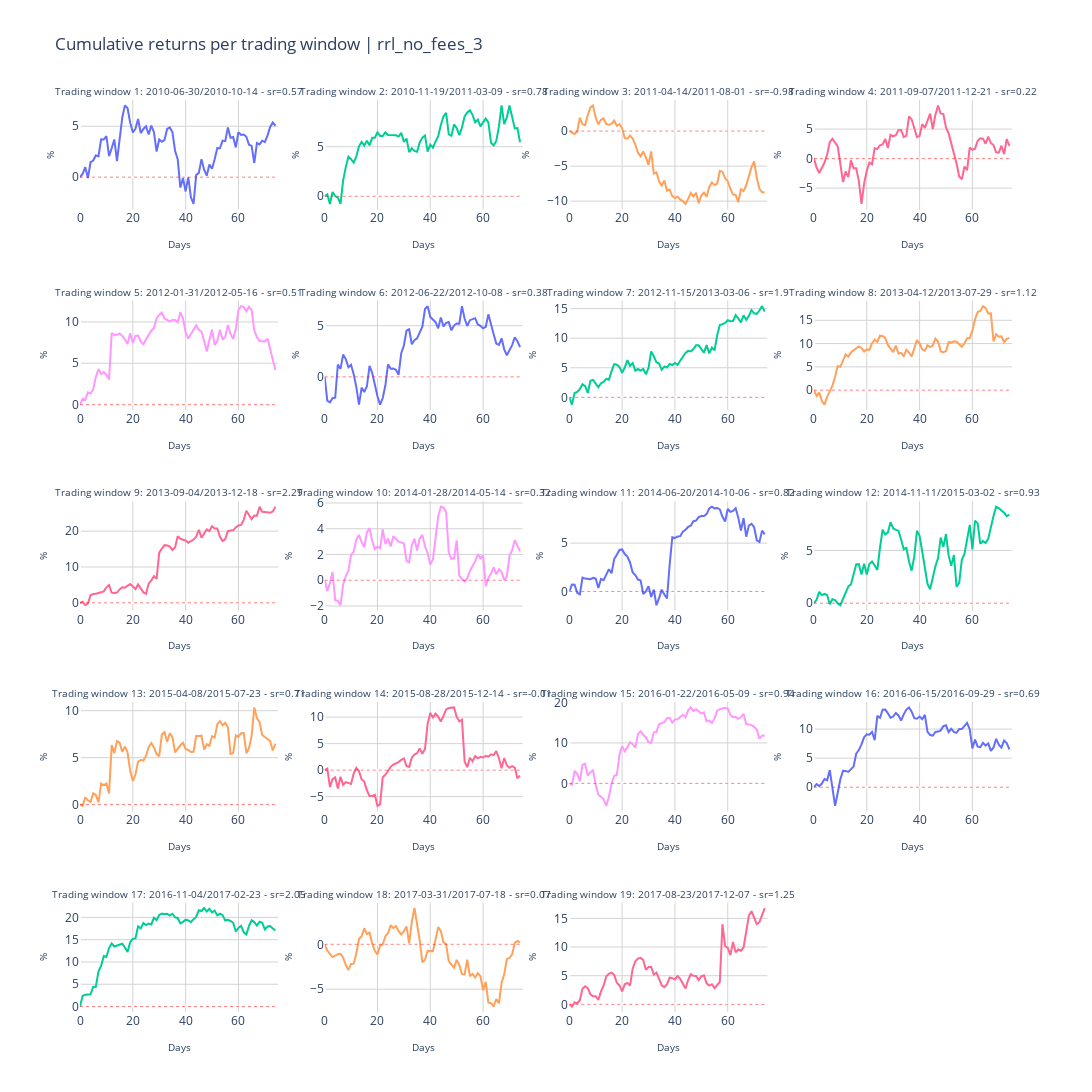

Notebook source saved alongside this figure:
### Code cell
metric ="Cumulative returns"
fig_title = f"{metric} per trading window | {setting}"

ncols = 4
nrows = generate_nrows(len(batch_names), ncols)

titles = generate_subplot_titles(batch_names)

fig = init_subplots(nrows, ncols, titles)
fig = populate_subplots(fig, df, batch_names, titles, ncols, y_varname=metric, initial_invest=initial_invest)

layout = generate_layout(
    fig_height=1200, 
    fig_width=1400, 
    fig_title=fig_title)
    
fig.update_layout(layout)

### Figure 1 — Plotly figure (JSON) as saved in the notebook; plotly's stock layout.template omitted (floating-point values rounded to 4 significant figures)
{"data": [{"name": " sr=0.57", "showlegend": false, "type": "scatter", "x": [0, 1, 2, 3, 4, 5, 6, 7, 8, 9, 10, 11, 12, 13, 14, 15, 16, 17, 18, 19, 20, 21, 22, 23, 24, 25, 26, 27, 28, 29, 30, 31, 32, 33, 34, 35, 36, 37, 38, 39, 40, 41, 42, 43, 44, 45, 46, 47, 48, 49, 50, 51, 52, 53, 54, 55, 56, 57, 58, 59, 60, 61, 62, 63, 64, 65, 66, 67, 68, 69, 70, 71, 72, 73, 74], "xaxis": "x", "y": [0, 0.319, 0.983, -0.08206, 1.467, 1.631, 2.134, 2.064, 3.724, 3.708, 4.022, 2.064, 2.835, 3.698, 1.573, 3.93, 5.844, 7.039, 6.786, 5.354, 4.395, 4.742, 5.71, 4.325, 4.735, 4.994, 4.194, 5.068, 4.42, 2.516, 3.705, 3.478, 3.658, 4.728, 4.882, 4.425, 2.599, 1.774, -1.025, -0.1097, -1.401, -0.02688, -1.982, -2.632, 0.2154, 0.4232, 1.771, 0.7338, 0.1432, 1.234, 0.8253, 1.758, 2.854, 2.834, 3.591, 3.54, 4.87, 3.871, 3.949, 2.917, 4.418, 4.142, 4.187, 3.969, 3.184, 3.068, 1.393, 3.344, 3.217, 3.58, 3.441, 4.075, 4.93, 5.361, 5.049], "yaxis": "y"}, {"line": {"color": "red", "dash": "dot", "width": 0.5}, "mode": "lines", "name": "No returns", "showlegend": false, "type": "scatter", "x": [0, 75], "xaxis": "x", "y": [0, 0], "yaxis": "y"}, {"name": " sr=0.78", "showlegend": false, "type": "scatter", "x": [0, 1, 2, 3, 4, 5, 6, 7, 8, 9, 10, 11, 12, 13, 14, 15, 16, 17, 18, 19, 20, 21, 22, 23, 24, 25, 26, 27, 28, 29, 30, 31, 32, 33, 34, 35, 36, 37, 38, 39, 40, 41, 42, 43, 44, 45, 46, 47, 48, 49, 50, 51, 52, 53, 54, 55, 56, 57, 58, 59, 60, 61, 62, 63, 64, 65, 66, 67, 68, 69, 70, 71, 72, 73, 74], "xaxis": "x2", "y": [0, 0.194, -0.7773, 0.4347, 0.02263, -0.1326, -0.7612, 1.588, 2.944, 3.992, 3.741, 3.406, 4.015, 5.041, 5.503, 5.11, 5.598, 5.147, 5.901, 5.912, 6.448, 6.094, 6.082, 6.465, 6.196, 6.158, 6.18, 6.157, 6.034, 6.404, 5.499, 5.828, 4.459, 4.842, 4.575, 4.499, 5.436, 5.92, 6.135, 4.517, 5.212, 4.909, 5.526, 6.062, 7.201, 8.065, 8.422, 6.24, 6.107, 7.252, 6.883, 6.17, 6.945, 8.062, 8.459, 8.689, 8.226, 7.454, 7.746, 7.056, 7.457, 7.839, 7.45, 5.409, 5.135, 5.598, 7.049, 9.168, 7.278, 7.972, 9.158, 8.152, 6.851, 6.884, 5.46], "yaxis": "y2"}, {"line": {"color": "red", "dash": "dot", "width": 0.5}, "mode": "lines", "name": "No returns", "showlegend": false, "type": "scatter", "x": [0, 75], "xaxis": "x2", "y": [0, 0], "yaxis": "y2"}, {"name": "0.98", "showlegend": false, "type": "scatter", "x": [0, 1, 2, 3, 4, 5, 6, 7, 8, 9, 10, 11, 12, 13, 14, 15, 16, 17, 18, 19, 20, 21, 22, 23, 24, 25, 26, 27, 28, 29, 30, 31, 32, 33, 34, 35, 36, 37, 38, 39, 40, 41, 42, 43, 44, 45, 46, 47, 48, 49, 50, 51, 52, 53, 54, 55, 56, 57, 58, 59, 60, 61, 62, 63, 64, 65, 66, 67, 68, 69, 70, 71, 72, 73, 74], "xaxis": "x3", "y": [0, -0.1782, -0.4087, -0.09486, 1.898, 0.972, 0.8351, 2.296, 3.376, 3.657, 1.896, 0.9736, 1.61, 1.803, 1.004, 0.9252, 1.014, 1.485, 0.7548, 1.006, 0.4176, -1.017, -1.064, -0.6281, -1.046, -1.936, -3.085, -3.597, -2.914, -3.745, -4.83, -2.912, -6.065, -5.886, -7.215, -7.771, -7.066, -8.506, -8.335, -9.289, -9.571, -9.331, -9.784, -9.996, -10.4, -9.679, -8.832, -9.344, -8.804, -10.3, -9.188, -8.793, -9.381, -7.982, -7.326, -7.706, -7.515, -5.695, -5.783, -6.738, -7.146, -8.236, -9.029, -9.138, -10.16, -8.287, -8.561, -7.736, -6.429, -5.156, -4.317, -6.666, -8.23, -8.728, -8.737], "yaxis": "y3"}, {"line": {"color": "red", "dash": "dot", "width": 0.5}, "mode": "lines", "name": "No returns", "showlegend": false, "type": "scatter", "x": [0, 75], "xaxis": "x3", "y": [0, 0], "yaxis": "y3"}, {"name": " sr=0.22", "showlegend": false, "type": "scatter", "x": [0, 1, 2, 3, 4, 5, 6, 7, 8, 9, 10, 11, 12, 13, 14, 15, 16, 17, 18, 19, 20, 21, 22, 23, 24, 25, 26, 27, 28, 29, 30, 31, 32, 33, 34, 35, 36, 37, 38, 39, 40, 41, 42, 43, 44, 45, 46, 47, 48, 49, 50, 51, 52, 53, 54, 55, 56, 57, 58, 59, 60, 61, 62, 63, 64, 65, 66, 67, 68, 69, 70, 71, 72, 73, 74], "xaxis": "x4", "y": [0, -1.537, -2.446, -1.553, -0.6663, 0.6959, 2.782, 3.364, 2.782, 2.066, -0.9316, -3.971, -2.175, -3.151, -0.2924, -1.622, -1.63, -3.784, -7.69, -4.226, -2.053, -0.6761, -0.9614, 1.764, 1.602, 2.257, 2.385, 3.314, 1.786, 4.032, 3.766, 3.971, 4.821, 4.853, 3.646, 3.903, 7.143, 6.641, 5.192, 3.646, 3.855, 5.829, 5.217, 6.288, 7.625, 4.982, 7.44, 8.997, 7.609, 7.579, 5.294, 4.266, 2.635, 0.8787, -0.8261, -3.023, -3.504, -1.343, -1.942, 1.899, 1.493, 1.683, 3.006, 3.448, 3.384, 2.514, 3.732, 2.619, 2.294, 1.07, 1.004, 2.18, 0.7439, 3.318, 2.152], "yaxis": "y4"}, {"line": {"color": "red", "dash": "dot", "width": 0.5}, "mode": "lines", "name": "No returns", "showlegend": false, "type": "scatter", "x": [0, 75], "xaxis": "x4", "y": [0, 0], "yaxis": "y4"}, {"name": " sr=0.51", "showlegend": false, "type": "scatter", "x": [0, 1, 2, 3, 4, 5, 6, 7, 8, 9, 10, 11, 12, 13, 14, 15, 16, 17, 18, 19, 20, 21, 22, 23, 24, 25, 26, 27, 28, 29, 30, 31, 32, 33, 34, 35, 36, 37, 38, 39, 40, 41, 42, 43, 44, 45, 46, 47, 48, 49, 50, 51, 52, 53, 54, 55, 56, 57, 58, 59, 60, 61, 62, 63, 64, 65, 66, 67, 68, 69, 70, 71, 72, 73, 74], "xaxis": "x5", "y": [0, 0.7113, 0.57, 1.492, 1.349, 1.825, 3.336, 4.296, 3.693, 3.928, 3.587, 3.044, 8.667, 8.384, 8.44, 8.61, 8.31, 7.903, 7.32, 8.623, 7.46, 8.31, 8.351, 7.604, 7.317, 7.816, 8.371, 8.975, 9.239, 10.46, 10.85, 11.13, 10.42, 10.24, 10.07, 10.24, 10.23, 9.972, 11.16, 10.43, 8.751, 7.987, 8.566, 9.055, 9.595, 9.037, 8.82, 7.717, 6.436, 7.813, 9.074, 7.224, 7.698, 9.058, 7.832, 8.193, 9.633, 8.544, 7.931, 9.112, 11.47, 11.91, 11.79, 11.28, 11.84, 11.45, 8.983, 8.155, 7.692, 7.667, 7.632, 7.987, 6.639, 5.247, 4.181], "yaxis": "y5"}, {"line": {"color": "red", "dash": "dot", "width": 0.5}, "mode": "lines", "name": "No returns", "showlegend": false, "type": "scatter", "x": [0, 75], "xaxis": "x5", "y": [0, 0], "yaxis": "y5"}, {"name": " sr=0.38", "showlegend": false, "type": "scatter", "x": [0, 1, 2, 3, 4, 5, 6, 7, 8, 9, 10, 11, 12, 13, 14, 15, 16, 17, 18, 19, 20, 21, 22, 23, 24, 25, 26, 27, 28, 29, 30, 31, 32, 33, 34, 35, 36, 37, 38, 39, 40, 41, 42, 43, 44, 45, 46, 47, 48, 49, 50, 51, 52, 53, 54, 55, 56, 57, 58, 59, 60, 61, 62, 63, 64, 65, 66, 67, 68, 69, 70, 71, 72, 73, 74], "xaxis": "x6", "y": [0, -2.33, -2.487, -2.088, -2.035, 1.202, 0.7756, 2.173, 1.738, 0.9427, 1.174, 0.2639, -1.012, -2.713, -1.05, -1.48, -0.9241, 1.079, 0.3921, -0.8191, -1.897, -2.711, -2.068, -0.8251, 1.22, 0.7879, 0.8246, 0.6868, 0.1956, 2.31, 3.062, 4.514, 4.65, 3.184, 3.587, 3.763, 4.36, 4.904, 6.629, 6.915, 5.845, 5.607, 5.344, 4.74, 5.797, 4.932, 5.274, 5.354, 4.546, 5.016, 5.215, 5.2, 6.914, 5.683, 4.974, 5.54, 5.621, 5.737, 5.119, 4.994, 4.739, 4.887, 6.109, 5.249, 4.17, 3.256, 3.126, 3.771, 2.691, 2.111, 2.587, 3.102, 3.874, 3.478, 2.903], "yaxis": "y6"}, {"line": {"color": "red", "dash": "dot", "width": 0.5}, "mode": "lines", "name": "No returns", "showlegend": false, "type": "scatter", "x": [0, 75], "xaxis": "x6", "y": [0, 0], "yaxis": "y6"}, {"name": " sr=1.9", "showlegend": false, "type": "scatter", "x": [0, 1, 2, 3, 4, 5, 6, 7, 8, 9, 10, 11, 12, 13, 14, 15, 16, 17, 18, 19, 20, 21, 22, 23, 24, 25, 26, 27, 28, 29, 30, 31, 32, 33, 34, 35, 36, 37, 38, 39, 40, 41, 42, 43, 44, 45, 46, 47, 48, 49, 50, 51, 52, 53, 54, 55, 56, 57, 58, 59, 60, 61, 62, 63, 64, 65, 66, 67, 68, 69, 70, 71, 72, 73, 74], "xaxis": "x7", "y": [0, -1.23, 0.7325, 0.9175, 1.393, 2.214, 1.881, 0.738, 2.812, 2.955, 2.308, 1.692, 2.39, 2.616, 3.122, 2.963, 4.428, 5.615, 5.508, 5.14, 4.154, 5.026, 6.279, 5.316, 5.785, 4.513, 4.784, 4.517, 4.814, 3.87, 4.971, 7.757, 6.946, 5.926, 5.72, 4.657, 5.234, 5.038, 5.637, 5.46, 5.819, 5.496, 6.188, 6.834, 7.492, 7.858, 7.756, 8.172, 8.793, 8.789, 8.217, 7.559, 8.823, 7.428, 8.425, 7.927, 10.5, 12.21, 12.38, 12.56, 13.03, 12.87, 12.91, 13.88, 13.34, 12.68, 13.87, 13.1, 13.77, 14.74, 14.21, 14.12, 14.68, 15.42, 14.49], "yaxis": "y7"}, {"line": {"color": "red", "dash": "dot", "width": 0.5}, "mode": "lines", "name": "No returns", "showlegend": false, "type": "scatter", "x": [0, 75], "xaxis": "x7", "y": [0, 0], "yaxis": "y7"}, {"name": " sr=1.12", "showlegend": false, "type": "scatter", "x": [0, 1, 2, 3, 4, 5, 6, 7, 8, 9, 10, 11, 12, 13, 14, 15, 16, 17, 18, 19, 20, 21, 22, 23, 24, 25, 26, 27, 28, 29, 30, 31, 32, 33, 34, 35, 36, 37, 38, 39, 40, 41, 42, 43, 44, 45, 46, 47, 48, 49, 50, 51, 52, 53, 54, 55, 56, 57, 58, 59, 60, 61, 62, 63, 64, 65, 66, 67, 68, 69, 70, 71, 72, 73, 74], "xaxis": "x8", "y": [0, -1.243, -0.5168, -2.342, -3.103, -1.391, -0.2496, 0.9706, 2.88, 5.175, 5.004, 6.502, 7.662, 7.181, 8.11, 8.553, 9.036, 9.407, 9.051, 8.3, 8.755, 8.631, 10.08, 10.82, 10.35, 11.7, 11.64, 11.15, 9.709, 8.908, 8.146, 9.568, 7.847, 8.021, 7.306, 8.669, 8.082, 7.231, 9.076, 10.74, 10.07, 8.751, 8.464, 9.65, 9.259, 9.621, 11.06, 10.43, 8.325, 8.157, 8.392, 10.3, 10.22, 10.48, 10.41, 9.889, 9.299, 10.07, 11.15, 11.14, 12.78, 15.23, 16.78, 17.02, 18.04, 17.66, 16.45, 16.5, 10.46, 11.99, 11.48, 11.57, 10.34, 11.03, 11.18], "yaxis": "y8"}, {"line": {"color": "red", "dash": "dot", "width": 0.5}, "mode": "lines", "name": "No returns", "showlegend": false, "type": "scatter", "x": [0, 75], "xaxis": "x8", "y": [0, 0], "yaxis": "y8"}, {"name": " sr=2.29", "showlegend": false, "type": "scatter", "x": [0, 1, 2, 3, 4, 5, 6, 7, 8, 9, 10, 11, 12, 13, 14, 15, 16, 17, 18, 19, 20, 21, 22, 23, 24, 25, 26, 27, 28, 29, 30, 31, 32, 33, 34, 35, 36, 37, 38, 39, 40, 41, 42, 43, 44, 45, 46, 47, 48, 49, 50, 51, 52, 53, 54, 55, 56, 57, 58, 59, 60, 61, 62, 63, 64, 65, 66, 67, 68, 69, 70, 71, 72, 73, 74], "xaxis": "x9", "y": [0, 0.285, -0.6861, -0.1911, 2.097, 2.434, 2.515, 2.656, 2.942, 3.178, 4.325, 4.963, 2.817, 2.708, 2.856, 3.741, 4.314, 4.217, 4.67, 5.249, 4.561, 3.839, 5.138, 4.06, 2.905, 2.542, 5.359, 6.26, 7.424, 6.684, 13.99, 15.12, 16.09, 16.02, 15.71, 14.75, 15.42, 18.6, 17.87, 17.62, 17.36, 16.74, 17.23, 17.65, 18.47, 20.4, 18.18, 19.42, 20.49, 20.02, 21.38, 20.75, 20.73, 18.45, 17.24, 17.81, 20.02, 20.16, 20.26, 21.06, 21.6, 21.75, 23.16, 25.72, 24.33, 23.32, 24.36, 24.32, 26.82, 25.41, 25.37, 25.23, 25.13, 25.49, 26.81], "yaxis": "y9"}, {"line": {"color": "red", "dash": "dot", "width": 0.5}, "mode": "lines", "name": "No returns", "showlegend": false, "type": "scatter", "x": [0, 75], "xaxis": "x9", "y": [0, 0], "yaxis": "y9"}, {"name": " sr=0.32", "showlegend": false, "type": "scatter", "x": [0, 1, 2, 3, 4, 5, 6, 7, 8, 9, 10, 11, 12, 13, 14, 15, 16, 17, 18, 19, 20, 21, 22, 23, 24, 25, 26, 27, 28, 29, 30, 31, 32, 33, 34, 35, 36, 37, 38, 39, 40, 41, 42, 43, 44, 45, 46, 47, 48, 49, 50, 51, 52, 53, 54, 55, 56, 57, 58, 59, 60, 61, 62, 63, 64, 65, 66, 67, 68, 69, 70, 71, 72, 73, 74], "xaxis": "x10", "y": [0, -0.8365, -0.214, 0.6355, -1.556, -1.606, -1.943, -0.3567, 0.3218, 0.7204, 1.967, 2.223, 3.178, 3.504, 2.959, 2.558, 3.715, 4.049, 3.044, 2.412, 2.616, 2.477, 3.94, 2.802, 3.241, 2.628, 3.419, 3.185, 2.995, 2.928, 2.858, 1.495, 1.397, 2.695, 3.225, 2.306, 3.25, 3.516, 2.637, 2.103, 1.208, 1.638, 3.393, 4.948, 5.706, 5.651, 5.297, 2.15, 1.647, 1.701, 3.103, 0.3569, 0.08849, -0.1017, 0.1415, 0.7242, 1.106, 1.462, 2.034, 1.704, 1.932, -0.4703, 0.1697, 0.4991, 0.9938, 0.4636, 0.8516, 0.6293, 0.006475, 0.3023, 1.878, 2.336, 3.113, 2.72, 2.243], "yaxis": "y10"}, {"line": {"color": "red", "dash": "dot", "width": 0.5}, "mode": "lines", "name": "No returns", "showlegend": false, "type": "scatter", "x": [0, 75], "xaxis": "x10", "y": [0, 0], "yaxis": "y10"}, {"name": " sr=0.82", "showlegend": false, "type": "scatter", "x": [0, 1, 2, 3, 4, 5, 6, 7, 8, 9, 10, 11, 12, 13, 14, 15, 16, 17, 18, 19, 20, 21, 22, 23, 24, 25, 26, 27, 28, 29, 30, 31, 32, 33, 34, 35, 36, 37, 38, 39, 40, 41, 42, 43, 44, 45, 46, 47, 48, 49, 50, 51, 52, 53, 54, 55, 56, 57, 58, 59, 60, 61, 62, 63, 64, 65, 66, 67, 68, 69, 70, 71, 72, 73, 74], "xaxis": "x11", "y": [0, 0.7031, 0.6893, -0.1401, -0.3031, 1.434, 1.327, 1.294, 1.264, 1.398, 1.335, 0.3575, 1.292, 1.159, 1.657, 2.302, 1.885, 3.35, 3.792, 4.291, 4.343, 3.867, 3.599, 2.998, 1.971, 1.695, 1.229, 1.14, -0.2656, -0.008619, 0.5495, -0.5723, 0.1927, -1.43, -0.6988, 0.1876, -0.3142, -0.7286, 2.762, 5.613, 5.527, 5.683, 5.718, 6.173, 6.394, 6.675, 6.806, 7.275, 7.321, 7.699, 7.796, 7.809, 7.994, 8.593, 8.764, 8.599, 8.642, 8.481, 7.719, 7.245, 8.529, 8.231, 8.335, 8.607, 7.635, 6.294, 7.598, 5.67, 6.815, 6.991, 6.646, 5.292, 5.118, 6.286, 5.913], "yaxis": "y11"}, {"line": {"color": "red", "dash": "dot", "width": 0.5}, "mode": "lines", "name": "No returns", "showlegend": false, "type": "scatter", "x": [0, 75], "xaxis": "x11", "y": [0, 0], "yaxis": "y11"}, {"name": " sr=0.93", "showlegend": false, "type": "scatter", "x": [0, 1, 2, 3, 4, 5, 6, 7, 8, 9, 10, 11, 12, 13, 14, 15, 16, 17, 18, 19, 20, 21, 22, 23, 24, 25, 26, 27, 28, 29, 30, 31, 32, 33, 34, 35, 36, 37, 38, 39, 40, 41, 42, 43, 44, 45, 46, 47, 48, 49, 50, 51, 52, 53, 54, 55, 56, 57, 58, 59, 60, 61, 62, 63, 64, 65, 66, 67, 68, 69, 70, 71, 72, 73, 74], "xaxis": "x12", "y": [0, 0.3223, 1.072, 0.7706, 0.8746, 0.7677, -0.09436, 0.373, 0.2929, -0.02393, -0.1961, 0.39, 0.9721, 1.578, 1.782, 2.648, 3.674, 3.699, 2.711, 3.75, 2.715, 3.707, 3.943, 3.579, 3.158, 5.257, 6.971, 6.524, 6.716, 7.684, 7.1, 6.952, 6.877, 6.051, 5.117, 5.251, 3.961, 3.086, 4.441, 6.874, 6.401, 4.906, 3.188, 1.82, 1.325, 2.574, 3.501, 4.286, 6.223, 5.33, 6.56, 4.534, 3.539, 4.567, 1.559, 1.92, 4.114, 4.664, 6.133, 7.436, 5.105, 7.833, 7.567, 5.628, 5.91, 5.705, 6.115, 7.263, 8.265, 9.149, 9.023, 8.799, 8.582, 8.262, 8.398], "yaxis": "y12"}, {"line": {"color": "red", "dash": "dot", "width": 0.5}, "mode": "lines", "name": "No returns", "showlegend": false, "type": "scatter", "x": [0, 75], "xaxis": "x12", "y": [0, 0], "yaxis": "y12"}, {"name": " sr=0.71", "showlegend": false, "type": "scatter", "x": [0, 1, 2, 3, 4, 5, 6, 7, 8, 9, 10, 11, 12, 13, 14, 15, 16, 17, 18, 19, 20, 21, 22, 23, 24, 25, 26, 27, 28, 29, 30, 31, 32, 33, 34, 35, 36, 37, 38, 39, 40, 41, 42, 43, 44, 45, 46, 47, 48, 49, 50, 51, 52, 53, 54, 55, 56, 57, 58, 59, 60, 61, 62, 63, 64, 65, 66, 67, 68, 69, 70, 71, 72, 73, 74], "xaxis": "x13", "y": [0, -0.1411, 0.7749, 0.4487, 0.2759, 1.199, 1.025, 0.2435, 2.234, 2.073, 2.234, 1.189, 6.327, 5.482, 6.775, 6.606, 5.611, 6.176, 5.557, 3.608, 2.504, 3.198, 4.583, 4.744, 4.702, 5.177, 6.125, 6.573, 6.092, 5.376, 5.162, 7.456, 7.708, 6.671, 7.598, 7.179, 5.562, 5.988, 6.314, 6.583, 5.893, 5.821, 5.596, 5.629, 7.298, 7.313, 7.338, 5.852, 6.425, 6.251, 7.282, 7.134, 8.562, 8.893, 8.454, 8.7, 8.248, 5.394, 5.485, 7.374, 7.206, 7.606, 7.629, 5.476, 6.001, 7.333, 10.35, 9.213, 8.769, 7.413, 7.205, 7.034, 6.768, 5.76, 6.485], "yaxis": "y13"}, {"line": {"color": "red", "dash": "dot", "width": 0.5}, "mode": "lines", "name": "No returns", "showlegend": false, "type": "scatter", "x": [0, 75], "xaxis": "x13", "y": [0, 0], "yaxis": "y13"}, {"name": "0.01", "showlegend": false, "type": "scatter", "x": [0, 1, 2, 3, 4, 5, 6, 7, 8, 9, 10, 11, 12, 13, 14, 15, 16, 17, 18, 19, 20, 21, 22, 23, 24, 25, 26, 27, 28, 29, 30, 31, 32, 33, 34, 35, 36, 37, 38, 39, 40, 41, 42, 43, 44, 45, 46, 47, 48, 49, 50, 51, 52, 53, 54, 55, 56, 57, 58, 59, 60, 61, 62, 63, 64, 65, 66, 67, 68, 69, 70, 71, 72, 73, 74], "xaxis": "x14", "y": [0, 0.2753, -3.139, -1.715, -1.359, -3.448, -1.26, -2.766, -2.259, -2.432, -2.594, -0.6245, 0.4165, -0.1784, -1.745, -2.156, -3.796, -4.886, -4.892, -4.639, -6.738, -6.44, -1.35, -0.8616, -0.02691, 0.6251, 1.043, 1.284, 1.529, 1.937, 2.216, 0.781, 0.601, 2.364, 2.949, 3.189, 4.074, 3.088, 4.015, 8.772, 10.79, 9.944, 10.67, 10.05, 9.173, 10.21, 11.46, 11.71, 11.71, 11.83, 10.04, 9.214, 9.522, 1.613, 0.5684, 2.344, 1.671, 2.656, 2.237, 2.515, 2.388, 2.708, 2.535, 2.984, 2.836, 3.604, 2.251, 0.3619, 2.297, 0.8916, 0.4476, 0.7689, 0.4894, -1.532, -1.03], "yaxis": "y14"}, {"line": {"color": "red", "dash": "dot", "width": 0.5}, "mode": "lines", "name": "No returns", "showlegend": false, "type": "scatter", "x": [0, 75], "xaxis": "x14", "y": [0, 0], "yaxis": "y14"}, {"name": " sr=0.94", "showlegend": false, "type": "scatter", "x": [0, 1, 2, 3, 4, 5, 6, 7, 8, 9, 10, 11, 12, 13, 14, 15, 16, 17, 18, 19, 20, 21, 22, 23, 24, 25, 26, 27, 28, 29, 30, 31, 32, 33, 34, 35, 36, 37, 38, 39, 40, 41, 42, 43, 44, 45, 46, 47, 48, 49, 50, 51, 52, 53, 54, 55, 56, 57, 58, 59, 60, 61, 62, 63, 64, 65, 66, 67, 68, 69, 70, 71, 72, 73, 74], "xaxis": "x15", "y": [0, -0.3314, 3.056, 2.378, 0.5131, 4.593, 4.871, 1.958, 2.71, 3.303, -0.4227, -2.825, -3.339, -3.952, -5.571, -3.332, -0.02772, 1.854, 2.052, 7.103, 9.163, 7.925, 8.949, 10.18, 9.701, 8.817, 12.18, 12.86, 12.0, 11.36, 10.21, 10.02, 12.58, 12.75, 14.68, 14.97, 15.15, 16.11, 16.21, 14.98, 15.8, 15.85, 16.49, 16.99, 16.33, 18.07, 18.79, 17.91, 18.33, 17.78, 17.26, 17.56, 15.34, 15.51, 14.95, 16.0, 17.99, 18.34, 18.52, 18.69, 18.51, 16.92, 16.39, 16.46, 15.96, 16.39, 17.15, 14.68, 14.59, 14.42, 13.97, 13.33, 11.07, 11.8, 11.84], "yaxis": "y15"}, {"line": {"color": "red", "dash": "dot", "width": 0.5}, "mode": "lines", "name": "No returns", "showlegend": false, "type": "scatter", "x": [0, 75], "xaxis": "x15", "y": [0, 0], "yaxis": "y15"}, {"name": " sr=0.69", "showlegend": false, "type": "scatter", "x": [0, 1, 2, 3, 4, 5, 6, 7, 8, 9, 10, 11, 12, 13, 14, 15, 16, 17, 18, 19, 20, 21, 22, 23, 24, 25, 26, 27, 28, 29, 30, 31, 32, 33, 34, 35, 36, 37, 38, 39, 40, 41, 42, 43, 44, 45, 46, 47, 48, 49, 50, 51, 52, 53, 54, 55, 56, 57, 58, 59, 60, 61, 62, 63, 64, 65, 66, 67, 68, 69, 70, 71, 72, 73, 74], "xaxis": "x16", "y": [0, 0.5488, 0.1844, 0.6303, 1.412, 1.202, 2.95, -0.1997, -3.209, -0.9484, 1.379, 2.821, 2.806, 2.636, 3.105, 3.546, 5.764, 6.393, 7.372, 8.605, 9.115, 9.038, 9.522, 8.095, 12.27, 11.92, 13.34, 13.35, 12.73, 11.96, 12.15, 12.76, 12.35, 11.46, 12.53, 13.35, 13.73, 12.98, 11.87, 11.79, 12.15, 11.7, 12.44, 9.523, 8.985, 8.886, 9.497, 9.564, 9.775, 10.5, 10.65, 9.496, 10.04, 9.513, 9.351, 10.01, 10.0, 10.5, 11.08, 9.934, 6.683, 8.184, 6.97, 6.881, 7.642, 7.172, 7.551, 6.26, 6.839, 8.315, 7.334, 6.822, 8.02, 7.585, 6.516], "yaxis": "y16"}, {"line": {"color": "red", "dash": "dot", "width": 0.5}, "mode": "lines", "name": "No returns", "showlegend": false, "type": "scatter", "x": [0, 75], "xaxis": "x16", "y": [0, 0], "yaxis": "y16"}, {"name": " sr=2.05", "showlegend": false, "type": "scatter", "x": [0, 1, 2, 3, 4, 5, 6, 7, 8, 9, 10, 11, 12, 13, 14, 15, 16, 17, 18, 19, 20, 21, 22, 23, 24, 25, 26, 27, 28, 29, 30, 31, 32, 33, 34, 35, 36, 37, 38, 39, 40, 41, 42, 43, 44, 45, 46, 47, 48, 49, 50, 51, 52, 53, 54, 55, 56, 57, 58, 59, 60, 61, 62, 63, 64, 65, 66, 67, 68, 69, 70, 71, 72, 73, 74], "xaxis": "x17", "y": [0, 2.391, 2.667, 2.735, 2.73, 4.389, 4.417, 7.901, 9.139, 11.34, 11.13, 13.13, 14.15, 13.48, 13.74, 13.92, 14.08, 13.24, 12.22, 14.43, 15.21, 15.28, 18.02, 17.53, 18.74, 18.27, 18.61, 18.43, 19.92, 19.38, 20.55, 20.87, 20.71, 20.82, 20.4, 20.82, 20.01, 19.88, 18.67, 19.0, 19.49, 19.31, 18.94, 19.62, 20.11, 21.61, 21.43, 22.11, 21.33, 21.94, 21.11, 21.49, 20.46, 20.83, 20.51, 19.3, 19.46, 19.2, 18.8, 16.85, 17.62, 18.12, 16.66, 16.18, 18.1, 19.35, 18.95, 18.17, 19.03, 18.81, 17.31, 17.96, 18.06, 17.5, 17.1], "yaxis": "y17"}, {"line": {"color": "red", "dash": "dot", "width": 0.5}, "mode": "lines", "name": "No returns", "showlegend": false, "type": "scatter", "x": [0, 75], "xaxis": "x17", "y": [0, 0], "yaxis": "y17"}, {"name": " sr=0.07", "showlegend": false, "type": "scatter", "x": [0, 1, 2, 3, 4, 5, 6, 7, 8, 9, 10, 11, 12, 13, 14, 15, 16, 17, 18, 19, 20, 21, 22, 23, 24, 25, 26, 27, 28, 29, 30, 31, 32, 33, 34, 35, 36, 37, 38, 39, 40, 41, 42, 43, 44, 45, 46, 47, 48, 49, 50, 51, 52, 53, 54, 55, 56, 57, 58, 59, 60, 61, 62, 63, 64, 65, 66, 67, 68, 69, 70, 71, 72, 73, 74], "xaxis": "x18", "y": [0, -0.714, -1.062, -1.423, -1.268, -1.099, -1.063, -1.472, -2.303, -2.856, -2.185, -2.152, -1.024, 0.5851, 0.9027, 1.784, 1.149, 1.309, 0.09842, -0.7216, -1.139, -0.1344, -0.01699, 0.8961, 1.228, 2.127, 1.796, 2.039, 1.462, 1.096, 1.445, 1.994, 0.1089, 2.468, 4.039, 2.309, 0.4336, -2.006, -1.727, -0.734, -0.7113, -0.757, 0.5397, 1.909, 1.489, 0.2192, 0.007714, -1.863, -2.269, -2.603, -1.728, -2.315, -3.325, -3.358, -1.696, -3.543, -3.297, -3.692, -3.222, -3.543, -5.126, -4.186, -6.495, -6.553, -6.926, -6.083, -6.571, -4.313, -3.325, -1.624, -1.514, -1.127, 0.171, 0.3673, 0.2139], "yaxis": "y18"}, {"line": {"color": "red", "dash": "dot", "width": 0.5}, "mode": "lines", "name": "No returns", "showlegend": false, "type": "scatter", "x": [0, 75], "xaxis": "x18", "y": [0, 0], "yaxis": "y18"}, {"name": " sr=1.25", "showlegend": false, "type": "scatter", "x": [0, 1, 2, 3, 4, 5, 6, 7, 8, 9, 10, 11, 12, 13, 14, 15, 16, 17, 18, 19, 20, 21, 22, 23, 24, 25, 26, 27, 28, 29, 30, 31, 32, 33, 34, 35, 36, 37, 38, 39, 40, 41, 42, 43, 44, 45, 46, 47, 48, 49, 50, 51, 52, 53, 54, 55, 56, 57, 58, 59, 60, 61, 62, 63, 64, 65, 66, 67, 68, 69, 70, 71, 72, 73, 74], "xaxis": "x19", "y": [0, -0.3779, 0.3354, 0.1892, 0.7178, 2.734, 3.173, 2.842, 1.748, 1.421, 1.419, 0.7577, 2.251, 3.301, 4.88, 5.325, 5.526, 5.151, 3.762, 3.303, 2.262, 3.501, 3.731, 3.285, 6.232, 7.525, 7.976, 8.111, 7.74, 6.05, 6.518, 6.514, 5.182, 5.548, 4.433, 3.338, 3.014, 3.528, 4.645, 4.567, 4.348, 4.931, 4.443, 3.566, 2.768, 4.215, 5.247, 4.97, 4.936, 4.261, 4.893, 5.069, 3.673, 3.272, 3.514, 2.832, 3.311, 3.898, 13.99, 10.19, 9.856, 8.599, 10.87, 9.085, 9.62, 9.321, 9.925, 12.97, 15.5, 16.26, 15.1, 14.0, 14.33, 15.73, 16.81], "yaxis": "y19"}, {"line": {"color": "red", "dash": "dot", "width": 0.5}, "mode": "lines", "name": "No returns", "showlegend": false, "type": "scatter", "x": [0, 75], "xaxis": "x19", "y": [0, 0], "yaxis": "y19"}], "layout": {"annotations": [{"font": {"size": 10}, "showarrow": false, "text": "Trading window 1: 2010-06-30/2010-10-14 - sr=0.57", "x": 0.1062, "xanchor": "center", "xref": "paper", "y": 1, "yanchor": "bottom", "yref": "paper"}, {"font": {"size": 10}, "showarrow": false, "text": "Trading window 2: 2010-11-19/2011-03-09 - sr=0.78", "x": 0.3688, "xanchor": "center", "xref": "paper", "y": 1, "yanchor": "bottom", "yref": "paper"}, {"font": {"size": 10}, "showarrow": false, "text": "Trading window 3: 2011-04-14/2011-08-01 - sr=-0.98", "x": 0.6313, "xanchor": "center", "xref": "paper", "y": 1, "yanchor": "bottom", "yref": "paper"}, {"font": {"size": 10}, "showarrow": false, "text": "Trading window 4: 2011-09-07/2011-12-21 - sr=0.22", "x": 0.8938, "xanchor": "center", "xref": "paper", "y": 1, "yanchor": "bottom", "yref": "paper"}, {"font": {"size": 10}, "showarrow": false, "text": "Trading window 5: 2012-01-31/2012-05-16 - sr=0.51", "x": 0.1062, "xanchor": "center", "xref": "paper", "y": 0.78, "yanchor": "bottom", "yref": "paper"}, {"font": {"size": 10}, "showarrow": false, "text": "Trading window 6: 2012-06-22/2012-10-08 - sr=0.38", "x": 0.3688, "xanchor": "center", "xref": "paper", "y": 0.78, "yanchor": "bottom", "yref": "paper"}, {"font": {"size": 10}, "showarrow": false, "text": "Trading window 7: 2012-11-15/2013-03-06 - sr=1.9", "x": 0.6313, "xanchor": "center", "xref": "paper", "y": 0.78, "yanchor": "bottom", "yref": "paper"}, {"font": {"size": 10}, "showarrow": false, "text": "Trading window 8: 2013-04-12/2013-07-29 - sr=1.12", "x": 0.8938, "xanchor": "center", "xref": "paper", "y": 0.78, "yanchor": "bottom", "yref": "paper"}, {"font": {"size": 10}, "showarrow": false, "text": "Trading window 9: 2013-09-04/2013-12-18 - sr=2.29", "x": 0.1062, "xanchor": "center", "xref": "paper", "y": 0.56, "yanchor": "bottom", "yref": "paper"}, {"font": {"size": 10}, "showarrow": false, "text": "Trading window 10: 2014-01-28/2014-05-14 - sr=0.32", "x": 0.3688, "xanchor": "center", "xref": "paper", "y": 0.56, "yanchor": "bottom", "yref": "paper"}, {"font": {"size": 10}, "showarrow": false, "text": "Trading window 11: 2014-06-20/2014-10-06 - sr=0.82", "x": 0.6313, "xanchor": "center", "xref": "paper", "y": 0.56, "yanchor": "bottom", "yref": "paper"}, {"font": {"size": 10}, "showarrow": false, "text": "Trading window 12: 2014-11-11/2015-03-02 - sr=0.93", "x": 0.8938, "xanchor": "center", "xref": "paper", "y": 0.56, "yanchor": "bottom", "yref": "paper"}, {"font": {"size": 10}, "showarrow": false, "text": "Trading window 13: 2015-04-08/2015-07-23 - sr=0.71", "x": 0.1062, "xanchor": "center", "xref": "paper", "y": 0.34, "yanchor": "bottom", "yref": "paper"}, {"font": {"size": 10}, "showarrow": false, "text": "Trading window 14: 2015-08-28/2015-12-14 - sr=-0.01", "x": 0.3688, "xanchor": "center", "xref": "paper", "y": 0.34, "yanchor": "bottom", "yref": "paper"}, {"font": {"size": 10}, "showarrow": false, "text": "Trading window 15: 2016-01-22/2016-05-09 - sr=0.94", "x": 0.6313, "xanchor": "center", "xref": "paper", "y": 0.34, "yanchor": "bottom", "yref": "paper"}, {"font": {"size": 10}, "showarrow": false, "text": "Trading window 16: 2016-06-15/2016-09-29 - sr=0.69", "x": 0.8938, "xanchor": "center", "xref": "paper", "y": 0.34, "yanchor": "bottom", "yref": "paper"}, {"font": {"size": 10}, "showarrow": false, "text": "Trading window 17: 2016-11-04/2017-02-23 - sr=2.05", "x": 0.1062, "xanchor": "center", "xref": "paper", "y": 0.12, "yanchor": "bottom", "yref": "paper"}, {"font": {"size": 10}, "showarrow": false, "text": "Trading window 18: 2017-03-31/2017-07-18 - sr=0.07", "x": 0.3688, "xanchor": "center", "xref": "paper", "y": 0.12, "yanchor": "bottom", "yref": "paper"}, {"font": {"size": 10}, "showarrow": false, "text": "Trading window 19: 2017-08-23/2017-12-07 - sr=1.25", "x": 0.6313, "xanchor": "center", "xref": "paper", "y": 0.12, "yanchor": "bottom", "yref": "paper"}], "height": 1200, "plot_bgcolor": "white", "title": {"text": "Cumulative returns per trading window | rrl_no_fees_3"}, "width": 1400, "xaxis": {"anchor": "y", "domain": [0, 0.2125], "gridcolor": "lightgrey", "title": {"font": {"size": 10}, "text": "Days"}}, "xaxis10": {"anchor": "y10", "domain": [0.2625, 0.475], "gridcolor": "lightgrey", "title": {"font": {"size": 10}, "text": "Days"}}, "xaxis11": {"anchor": "y11", "domain": [0.525, 0.7375], "gridcolor": "lightgrey", "title": {"font": {"size": 10}, "text": "Days"}}, "xaxis12": {"anchor": "y12", "domain": [0.7875, 1], "gridcolor": "lightgrey", "title": {"font": {"size": 10}, "text": "Days"}}, "xaxis13": {"anchor": "y13", "domain": [0, 0.2125], "gridcolor": "lightgrey", "title": {"font": {"size": 10}, "text": "Days"}}, "xaxis14": {"anchor": "y14", "domain": [0.2625, 0.475], "gridcolor": "lightgrey", "title": {"font": {"size": 10}, "text": "Days"}}, "xaxis15": {"anchor": "y15", "domain": [0.525, 0.7375], "gridcolor": "lightgrey", "title": {"font": {"size": 10}, "text": "Days"}}, "xaxis16": {"anchor": "y16", "domain": [0.7875, 1], "gridcolor": "lightgrey", "title": {"font": {"size": 10}, "text": "Days"}}, "xaxis17": {"anchor": "y17", "domain": [0, 0.2125], "gridcolor": "lightgrey", "title": {"font": {"size": 10}, "text": "Days"}}, "xaxis18": {"anchor": "y18", "domain": [0.2625, 0.475], "gridcolor": "lightgrey", "title": {"font": {"size": 10}, "text": "Days"}}, "xaxis19": {"anchor": "y19", "domain": [0.525, 0.7375], "gridcolor": "lightgrey", "title": {"font": {"size": 10}, "text": "Days"}}, "xaxis2": {"anchor": "y2", "domain": [0.2625, 0.475], "gridcolor": "lightgrey", "title": {"font": {"size": 10}, "text": "Days"}}, "xaxis20": {"anchor": "y20", "domain": [0.7875, 1]}, "xaxis3": {"anchor": "y3", "domain": [0.525, 0.7375], "gridcolor": "lightgrey", "title": {"font": {"size": 10}, "text": "Days"}}, "xaxis4": {"anchor": "y4", "domain": [0.7875, 1], "gridcolor": "lightgrey", "title": {"font": {"size": 10}, "text": "Days"}}, "xaxis5": {"anchor": "y5", "domain": [0, 0.2125], "gridcolor": "lightgrey", "title": {"font": {"size": 10}, "text": "Days"}}, "xaxis6": {"anchor": "y6", "domain": [0.2625, 0.475], "gridcolor": "lightgrey", "title": {"font": {"size": 10}, "text": "Days"}}, "xaxis7": {"anchor": "y7", "domain": [0.525, 0.7375], "gridcolor": "lightgrey", "title": {"font": {"size": 10}, "text": "Days"}}, "xaxis8": {"anchor": "y8", "domain": [0.7875, 1], "gridcolor": "lightgrey", "title": {"font": {"size": 10}, "text": "Days"}}, "xaxis9": {"anchor": "y9", "domain": [0, 0.2125], "gridcolor": "lightgrey", "title": {"font": {"size": 10}, "text": "Days"}}, "yaxis": {"anchor": "x", "domain": [0.88, 1], "gridcolor": "lightgrey", "showticklabels": true, "title": {"font": {"size": 10}, "text": "%"}}, "yaxis10": {"anchor": "x10", "domain": [0.44, 0.56], "gridcolor": "lightgrey", "showticklabels": true, "title": {"font": {"size": 10}, "text": "%"}}, "yaxis11": {"anchor": "x11", "domain": [0.44, 0.56], "gridcolor": "lightgrey", "showticklabels": true, "title": {"font": {"size": 10}, "text": "%"}}, "yaxis12": {"anchor": "x12", "domain": [0.44, 0.56], "gridcolor": "lightgrey", "showticklabels": true, "title": {"font": {"size": 10}, "text": "%"}}, "yaxis13": {"anchor": "x13", "domain": [0.22, 0.34], "gridcolor": "lightgrey", "showticklabels": true, "title": {"font": {"size": 10}, "text": "%"}}, "yaxis14": {"anchor": "x14", "domain": [0.22, 0.34], "gridcolor": "lightgrey", "showticklabels": true, "title": {"font": {"size": 10}, "text": "%"}}, "yaxis15": {"anchor": "x15", "domain": [0.22, 0.34], "gridcolor": "lightgrey", "showticklabels": true, "title": {"font": {"size": 10}, "text": "%"}}, "yaxis16": {"anchor": "x16", "domain": [0.22, 0.34], "gridcolor": "lightgrey", "showticklabels": true, "title": {"font": {"size": 10}, "text": "%"}}, "yaxis17": {"anchor": "x17", "domain": [0, 0.12], "gridcolor": "lightgrey", "showticklabels": true, "title": {"font": {"size": 10}, "text": "%"}}, "yaxis18": {"anchor": "x18", "domain": [0, 0.12], "gridcolor": "lightgrey", "showticklabels": true, "title": {"font": {"size": 10}, "text": "%"}}, "yaxis19": {"anchor": "x19", "domain": [0, 0.12], "gridcolor": "lightgrey", "showticklabels": true, "title": {"font": {"size": 10}, "text": "%"}}, "yaxis2": {"anchor": "x2", "domain": [0.88, 1], "gridcolor": "lightgrey", "showticklabels": true, "title": {"font": {"size": 10}, "text": "%"}}, "yaxis20": {"anchor": "x20", "domain": [0, 0.12]}, "yaxis3": {"anchor": "x3", "domain": [0.88, 1], "gridcolor": "lightgrey", "showticklabels": true, "title": {"font": {"size": 10}, "text": "%"}}, "yaxis4": {"anchor": "x4", "domain": [0.88, 1], "gridcolor": "lightgrey", "showticklabels": true, "title": {"font": {"size": 10}, "text": "%"}}, "yaxis5": {"anchor": "x5", "domain": [0.66, 0.78], "gridcolor": "lightgrey", "showticklabels": true, "title": {"font": {"size": 10}, "text": "%"}}, "yaxis6": {"anchor": "x6", "domain": [0.66, 0.78], "gridcolor": "lightgrey", "showticklabels": true, "title": {"font": {"size": 10}, "text": "%"}}, "yaxis7": {"anchor": "x7", "domain": [0.66, 0.78], "gridcolor": "lightgrey", "showticklabels": true, "title": {"font": {"size": 10}, "text": "%"}}, "yaxis8": {"anchor": "x8", "domain": [0.66, 0.78], "gridcolor": "lightgrey", "showticklabels": true, "title": {"font": {"size": 10}, "text": "%"}}, "yaxis9": {"anchor": "x9", "domain": [0.44, 0.56], "gridcolor": "lightgrey", "showticklabels": true, "title": {"font": {"size": 10}, "text": "%"}}}}
